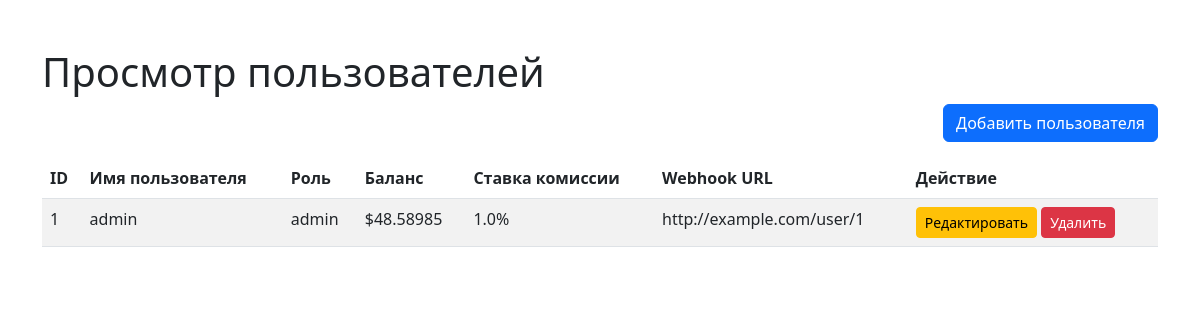
The app's page /admin/users (signed in) with its own data.
### app.py (models this page shows, shortened)
class User(db.Model):
    id = db.Column(db.Integer, primary_key=True)
    username = db.Column(db.String(80), unique=True, nullable=False)
    password = db.Column(db.String(128), nullable=False)
    role = db.Column(db.String(20), nullable=False, default='user')
    balance = db.Column(db.Float, nullable=False, default=0.0)
    commission_rate = db.Column(db.Float, nullable=False, default=0.01)
    wallet = db.Column(db.String(256), nullable=True)
    webhook_url = db.Column(db.String(256), nullable=True)

### app.py (the view)
@app.route('/admin/users')
def admin_users():
    if session.get('role') != 'admin':
        if session.get('role') != 'user':
            return redirect(url_for('login'))
        else:
            return redirect(url_for('admin_transactions'))
    users = User.query.all()
    return render_template('users.html', users=users)

### templates/users.html (shortened to what this page needs)
<!DOCTYPE html>
<html lang="ru">
<head>
    <link rel="stylesheet" href="https://cdn.jsdelivr.net/npm/bootstrap@5.3.0/dist/css/bootstrap.min.css">
</head>
<body>
    <div class="container mt-5">
        <h1>Просмотр пользователей</h1>
        <div class="d-flex justify-content-end mb-3">
            <a href="/admin/users/add" class="btn btn-primary">Добавить пользователя</a>
        </div>
        <table class="table table-striped">
            <thead>
                <tr>
                    <th>ID</th>
                    <th>Имя пользователя</th>
                    <th>Роль</th>
                    <th>Баланс</th>
                    <th>Ставка комиссии</th>
                    <th>Webhook URL</th>
                    <th>Действие</th>
                </tr>
            </thead>
            <tbody>
                {% for user in users %}
                <tr>
                    <td>{{ user.id }}</td>
                    <td>{{ user.username }}</td>
                    <td>{{ user.role }}</td>
                    <td>${{ user.balance }}</td>
                    <td>{{ user.commission_rate * 100 }}%</td>
                    <td>{{ user.webhook_url or 'None' }}</td>
                    <td>
                        <a href="/admin/users/edit/{{ user.id }}" class="btn btn-warning btn-sm">Редактировать</a>
                        <form action="/admin/users/delete/{{ user.id }}" method="POST" style="display:inline;">
                            <button type="submit" class="btn btn-danger btn-sm">Удалить</button>
                        </form>
                    </td>
                </tr>
                {% endfor %}
            </tbody>
        </table>
    </div>
</body>
</html>

### records on screen
User: id "1", username "admin", role "admin", balance "48.58985", user.commission_rate*100 "1.0", webhook_url "http://example.com/user/1"
